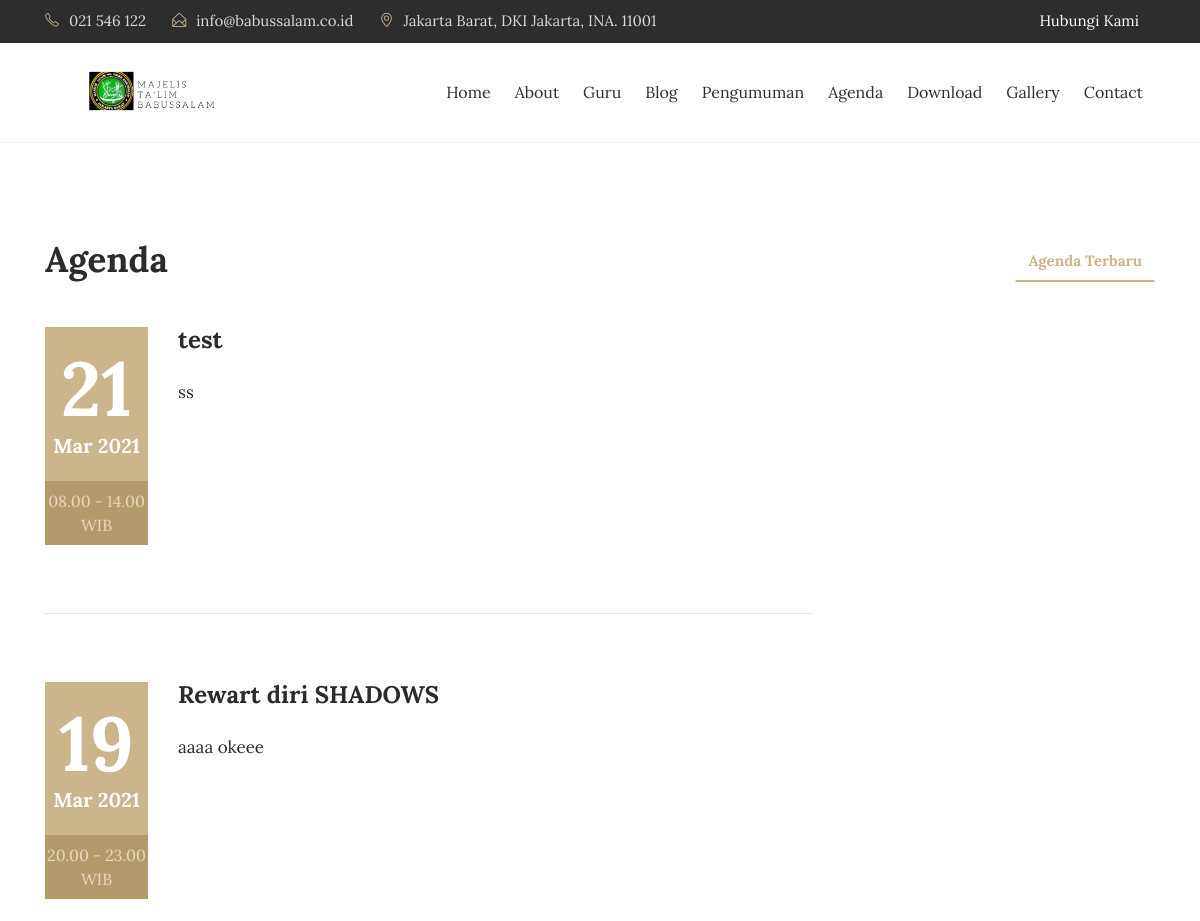
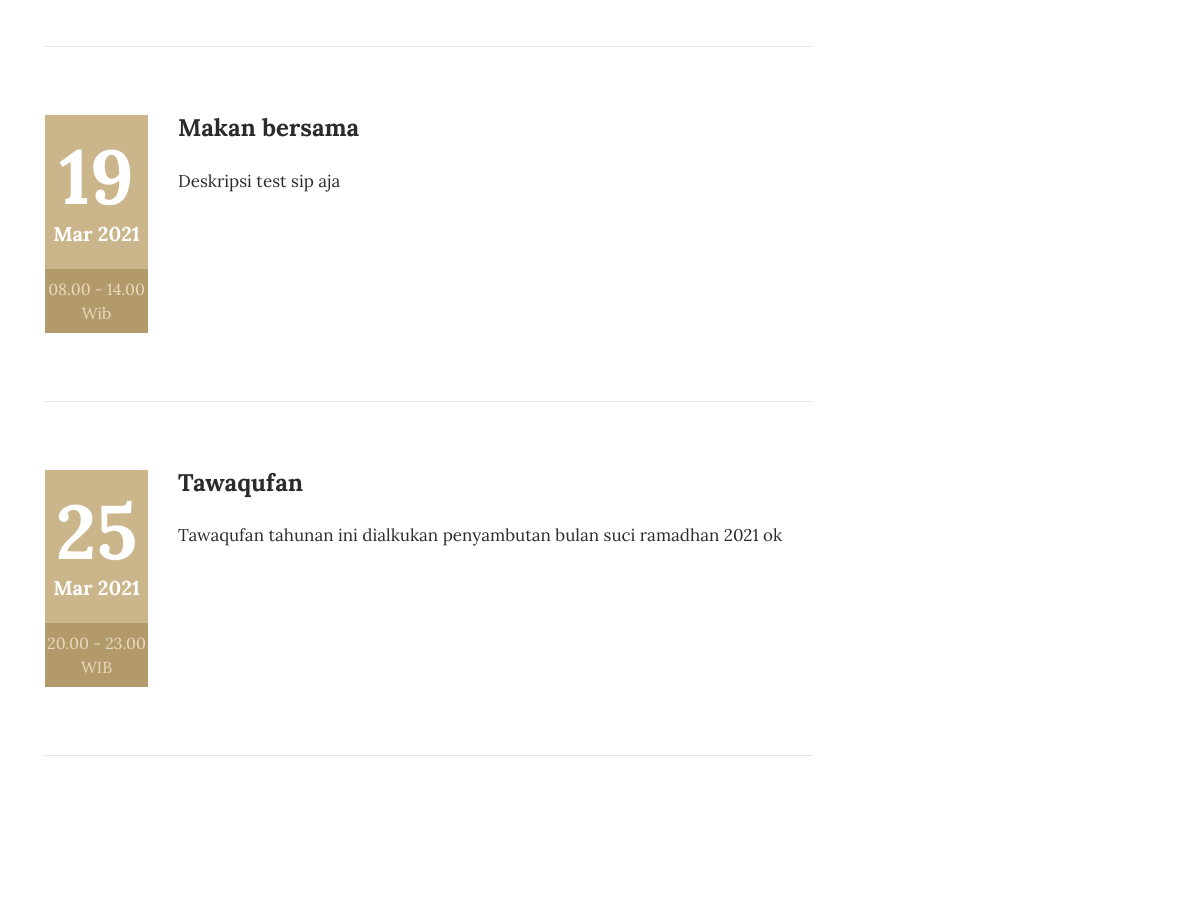
The app's page /index.php/agenda (upper part), older data (2 pictures, top to bottom).
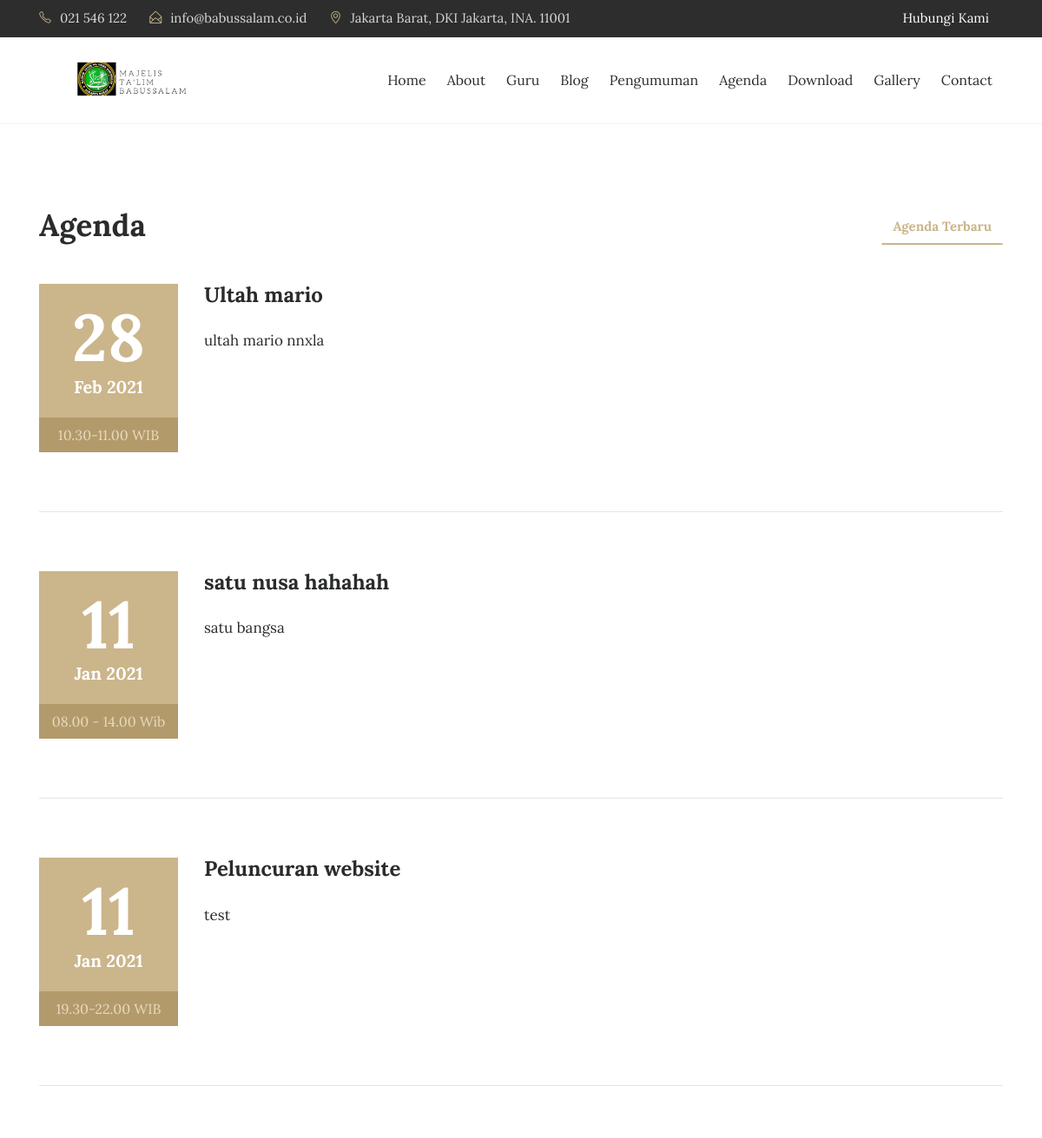
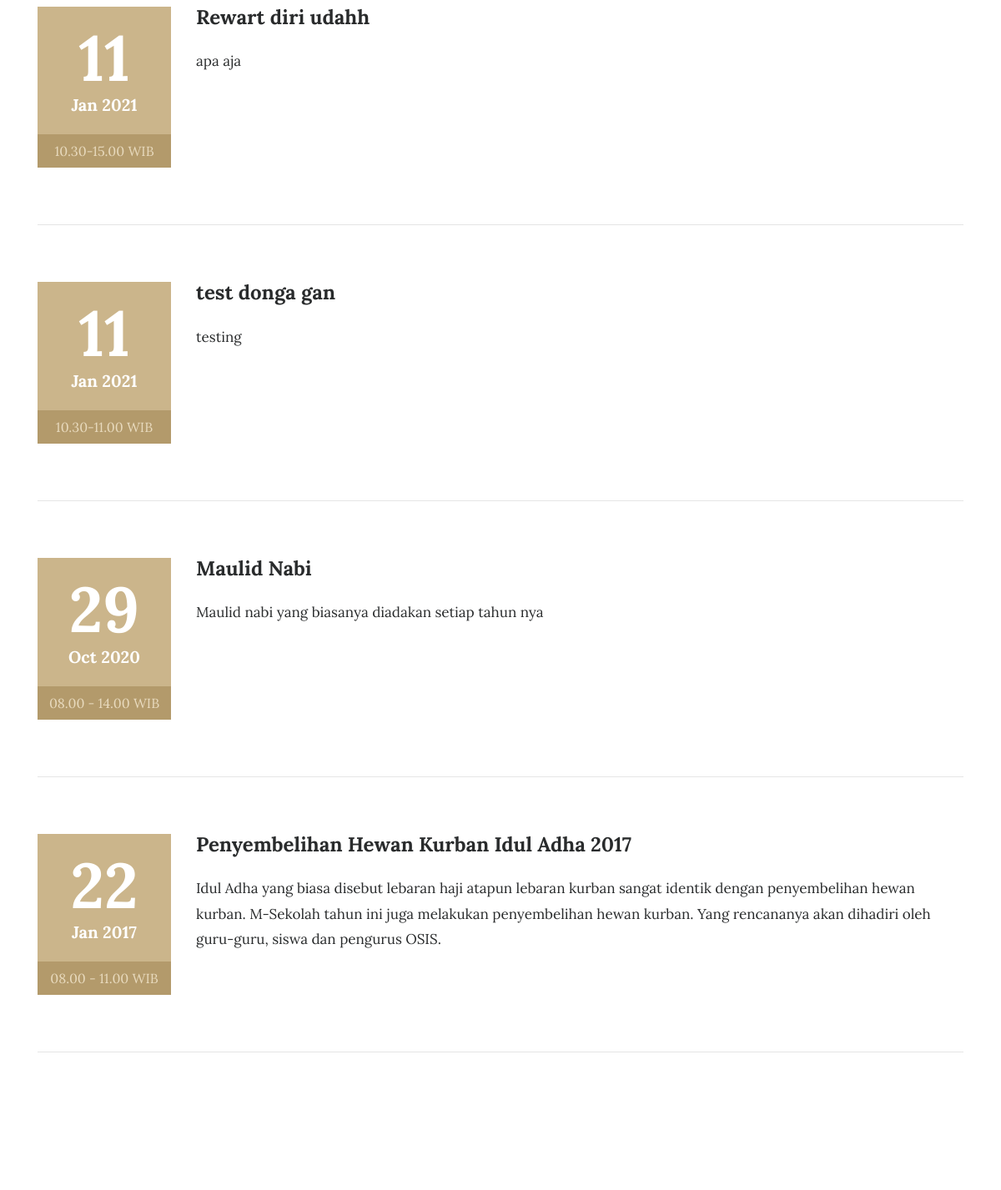
The same page, newer data (2 pictures, top to bottom).
### tables this page shows
CREATE TABLE `tbl_agenda` (
  `agenda_id` int(11) NOT NULL AUTO_INCREMENT,
  `agenda_nama` varchar(200) DEFAULT NULL,
  `agenda_tanggal` timestamp NULL DEFAULT CURRENT_TIMESTAMP,
  `agenda_deskripsi` text,
  `agenda_mulai` date DEFAULT NULL,
  `agenda_selesai` date DEFAULT NULL,
  `agenda_tempat` varchar(90) DEFAULT NULL,
  `agenda_waktu` varchar(30) DEFAULT NULL,
  `agenda_keterangan` varchar(200) DEFAULT NULL,
  `agenda_author` varchar(60) DEFAULT NULL,
  `agenda_pengguna_id` int(11) DEFAULT NULL,
  PRIMARY KEY (`agenda_id`)
);

### application/controllers/Agenda.php (called while the page is built, shortened)
<?php
class Agenda extends CI_Controller{
	function __construct(){
		$this->load->model('m_agenda');
		$this->load->model('m_pengunjung');
	}
	function index(){
		$x['title'] = "Majelis Ta'lim Babussalam | Agenda";
        $x['heading'] = "Agenda";
		$jum=$this->m_agenda->agenda();
        $page=$this->uri->segment(3);
        if(!$page):
            $offset = 0;
        else:
            $offset = $page;
        endif;
        $limit=7;
        $config['base_url'] = base_url() . 'agenda/index/';
            $config['total_rows'] = $jum->num_rows();
            $config['per_page'] = $limit;
            $config['uri_segment'] = 3;
	          $config['full_tag_open']    = '<div class="pagging text-center"><nav><ul class="pagination justify-content-center">';
	          $config['full_tag_close']   = '</ul></nav></div>';
	          $config['num_tag_open']     = '<li class="page-item"><span class="page-link">';
	          $config['num_tag_close']    = '</span></li>';
	          $config['cur_tag_open']     = '<li class="page-item"><span class="page-link">';
	          $config['cur_tag_close']    = '<span class="sr-only">(current)</span></span></li>';
	          $config['next_tag_open']    = '<li class="page-item"><span class="page-link">';
	          $config['next_tagl_close']  = '<span aria-hidden="true">&raquo;</span></span></li>';
	          $config['prev_tag_open']    = '<li class="page-item"><span class="page-link">';
	          $config['prev_tagl_close']  = '</span>Next</li>';
	          $config['first_tag_open']   = '<li class="page-item"><span class="page-link">';
	          $config['first_tagl_close'] = '</span></li>';
	          $config['last_tag_open']    = '<li class="page-item"><span class="page-link">';
	          $config['last_tagl_close']  = '</span></li>';
            $config['first_link'] = 'Awal';
            $config['last_link'] = 'Akhir';
            $config['next_link'] = 'Next >>';
            $config['prev_link'] = '<< Prev';
            $this->pagination->initialize($config);
            $x['page'] =$this->pagination->create_links();
		$x['data']=$this->m_agenda->agenda_perpage($offset,$limit);
		$this->load->view('depan/v_agenda',$x);
	}
}

### index.php (called while the page is built, shortened)
<?php
require_once BASEPATH.'core/CodeIgniter.php';

### application/models/M_agenda.php (called while the page is built, shortened)
<?php
class M_agenda extends CI_Model{
	function agenda_perpage($offset,$limit){
		$hsl=$this->db->query("SELECT tbl_agenda.*,DATE_FORMAT(agenda_tanggal,'%d/%m/%Y') AS tanggal FROM tbl_agenda ORDER BY agenda_id DESC limit $offset,$limit");
		return $hsl;
	}
}

### application/views/depan/v_agenda.php (the view, shortened to what this page needs)
<!DOCTYPE html>
<html lang="en">
<head>
</head>
<body>
<section class="events">
    <div class="container">
        <div class="row">
            <div class="col-md-4">
                <h2 class="event-title"><?php echo $heading; ?></h2>
            </div>
            <div class="col-md-8">
                <ul class="nav nav-tabs" role="tablist">
                    <li class="nav-item nav-tab1">
                        <a class="nav-link tab-list active" data-toggle="tab" href="#upcoming-events" role="tab">Agenda Terbaru </a>
                    </li>
                </ul>
            </div>
        </div>
        <br>
        <div class="row">
            <div class="tab-content" data-aos="zoom-in-down" data-aos-delay="100">
                <div class="tab-pane active" id="upcoming-events" role="tabpanel">
                  <?php foreach($data->result() as $row):?>
                    <div class="col-md-12">
                        <div class="row">
                            <div class="col-md-2">
                                <div class="event-date">
                                    <h4><?php echo date("d", strtotime($row->agenda_mulai));?></h4> <span><?php echo date("M Y", strtotime($row->agenda_mulai));?></span>
                                </div>
                                <span class="event-time"><?php echo $row->agenda_waktu;?></span>
                            </div>
                            <div class="col-md-10">
                                <div class="event-heading">
                                    <h3><?php echo $row->agenda_nama;?></h3>
                                    <p><?php echo $row->agenda_deskripsi;?></p>
                                </div>
                          </div>
                      </div>
                      <hr class="event-underline">
                  </div>
                <?php endforeach;?>
      <div class="col-md-12 text-center">
    </div>
</div>
</div>
</div>
</div>
</section>
    </body>
    </html>

Row changes from the older to the newer data that the page shows:
removed tbl_agenda: agenda_mulai "21", agenda_mulai "Mar 2021", agenda_waktu "08.00 - 14.00 WIB", agenda_nama "test", agenda_deskripsi "ss"
removed tbl_agenda: agenda_mulai "19", agenda_mulai "Mar 2021", agenda_waktu "20.00 - 23.00 WIB", agenda_nama "Rewart diri SHADOWS", agenda_deskripsi "aaaa okeee"
removed tbl_agenda: agenda_mulai "19", agenda_mulai "Mar 2021", agenda_waktu "08.00 - 14.00 Wib", agenda_nama "Makan bersama", agenda_deskripsi "Deskripsi test sip aja"
removed tbl_agenda: agenda_mulai "25", agenda_mulai "Mar 2021", agenda_waktu "20.00 - 23.00 WIB", agenda_nama "Tawaqufan", agenda_deskripsi "Tawaqufan tahunan ini dialkukan penyambutan bulan suci ramadhan 2021 ok"
added tbl_agenda: agenda_mulai "28", agenda_mulai "Feb 2021", agenda_waktu "10.30-11.00 WIB", agenda_nama "Ultah mario", agenda_deskripsi "ultah mario nnxla"
added tbl_agenda: agenda_mulai "11", agenda_mulai "Jan 2021", agenda_waktu "08.00 - 14.00 Wib", agenda_nama "satu nusa hahahah", agenda_deskripsi "satu bangsa"
added tbl_agenda: agenda_mulai "11", agenda_mulai "Jan 2021", agenda_waktu "19.30-22.00 WIB", agenda_nama "Peluncuran website", agenda_deskripsi "test"
added tbl_agenda: agenda_mulai "11", agenda_mulai "Jan 2021", agenda_waktu "10.30-15.00 WIB", agenda_nama "Rewart diri udahh", agenda_deskripsi "apa aja"
added tbl_agenda: agenda_mulai "11", agenda_mulai "Jan 2021", agenda_waktu "10.30-11.00 WIB", agenda_nama "test donga gan", agenda_deskripsi "testing"
added tbl_agenda: agenda_mulai "29", agenda_mulai "Oct 2020", agenda_waktu "08.00 - 14.00 WIB", agenda_nama "Maulid Nabi", agenda_deskripsi "Maulid nabi yang biasanya diadakan setiap tahun nya"
added tbl_agenda: agenda_mulai "22", agenda_mulai "Jan 2017", agenda_waktu "08.00 - 11.00 WIB", agenda_nama "Penyembelihan Hewan Kurban Idul Adha 2017", agenda_deskripsi "Idul Adha yang biasa disebut lebaran haji atapun lebaran kurban sangat identik dengan penyembelihan hewan kurban. M-Sekolah tahun ini juga melakukan penyembelihan hewan kurban. Yang rencananya akan dihadiri oleh guru-guru, siswa dan pengurus OSIS."
